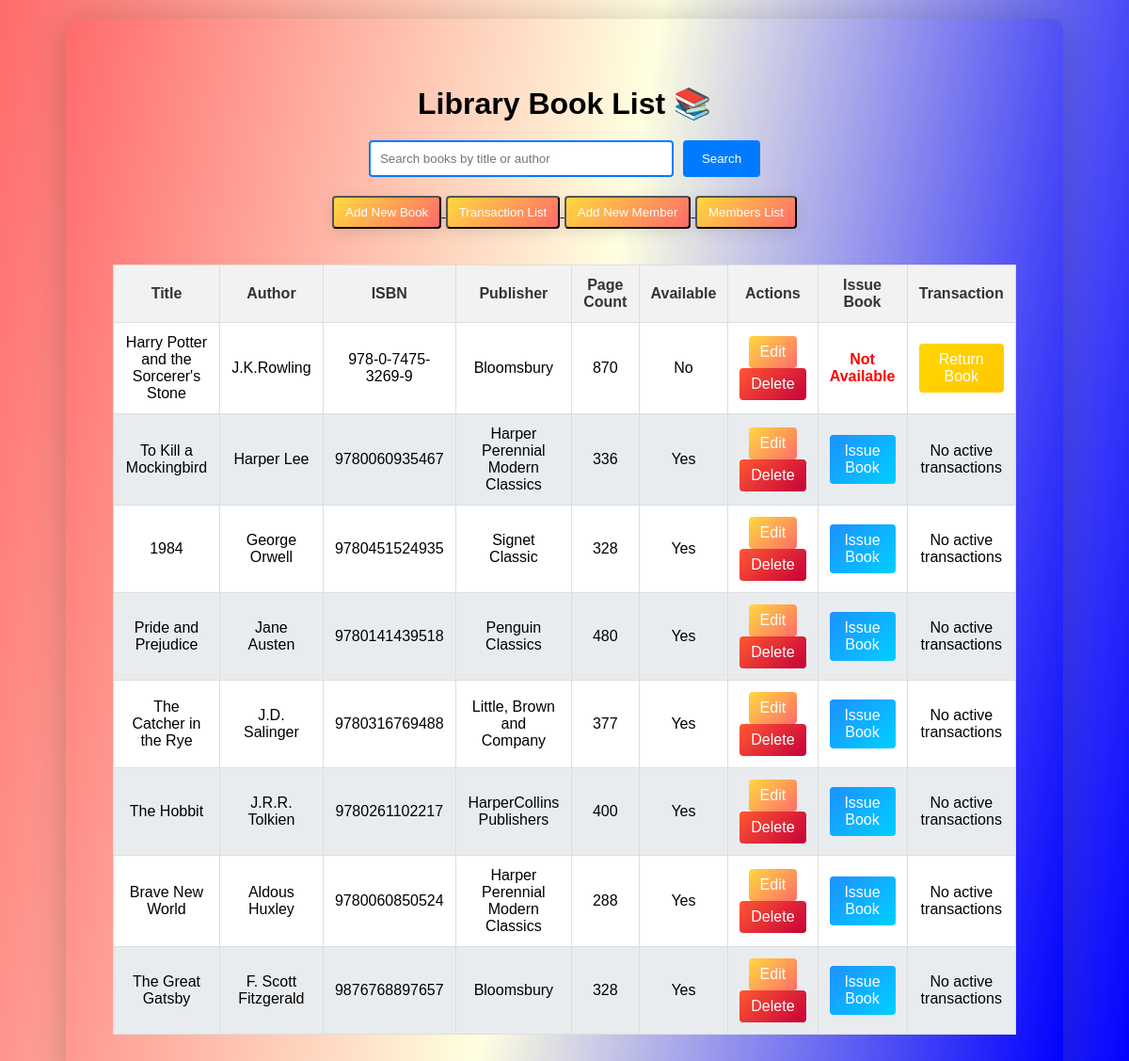
The page /library_app/ on the database as committed earlier.
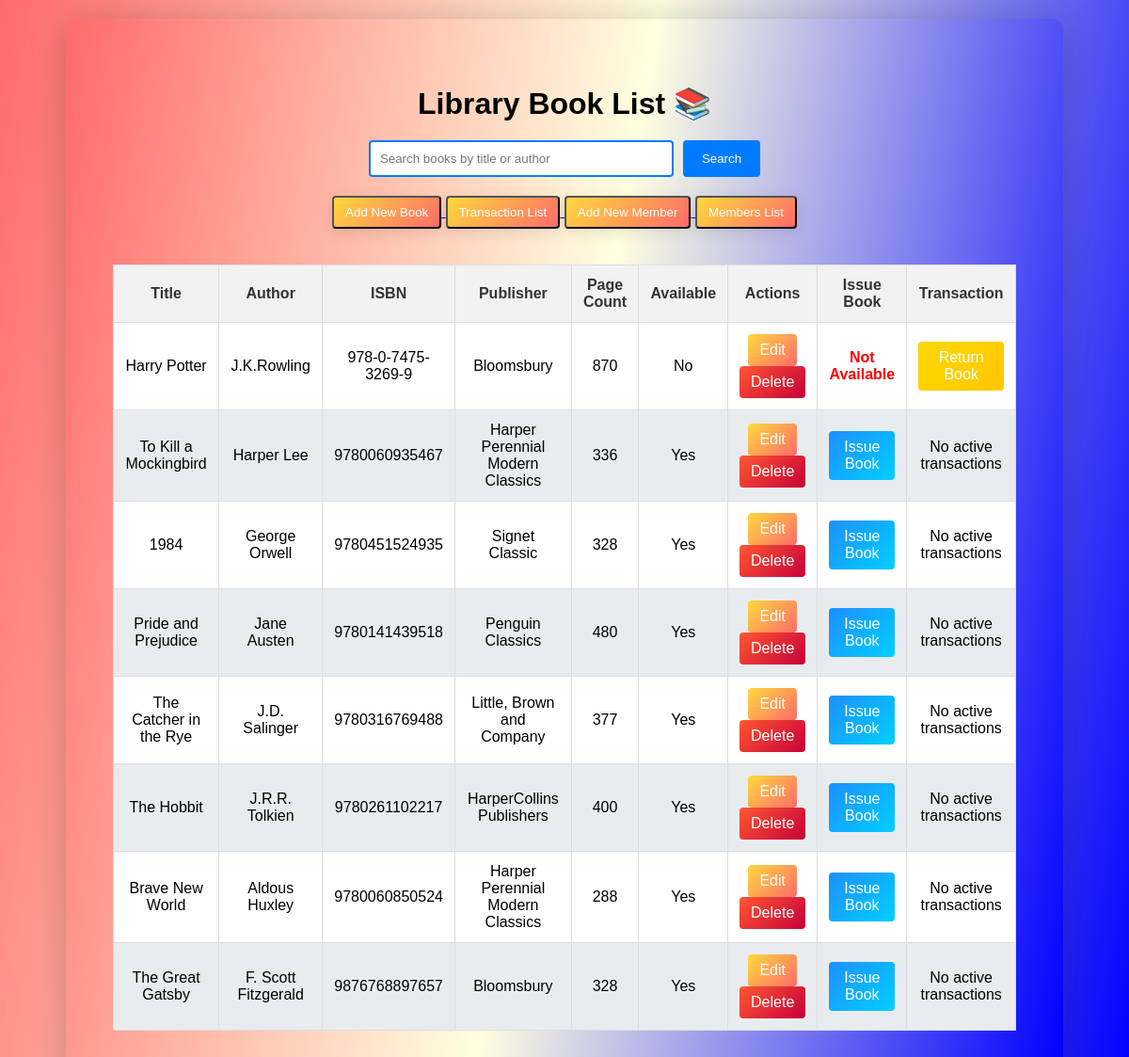
The same page on the database as committed later.
### library_app/models.py (models this page shows, shortened)
class Book(models.Model):
    title = models.CharField(max_length=200)
    authors = models.CharField(max_length=200)
    isbn = models.CharField(max_length=20, unique=True)
    publisher = models.CharField(max_length=100)
    page_count = models.IntegerField()
    available = models.BooleanField(default=True)

### library_app/views.py (the view)
# urls.py: path('', book_list.as_view(), name='book_list'),
class book_list(View):
    def get(self,request):
        books = Book.objects.all()
        members = Member.objects.all()
        transactions = Transaction.objects.all()
        return render(request, 'book_list.html', {'books': books, 'member': members,'transactions': transactions})

### library_app/templates/book_list.html (shortened to what this page needs)
<!DOCTYPE html>
<html lang="en">
<head>
</head>
<body>
    <div class="container">
        <h1>Library Book List 📚</h1>
        <form method="GET" action="{% url 'search_books' %}" class="search-form">
            <input type="text" name="q" placeholder="Search books by title or author" value="{{ request.GET.q }}">
            <button type="submit">Search</button>
        </form>
        <center>
            <a href="{% url 'create_book' %}">
                <button class="btn btn-premium">Add New Book</button>
            </a>
            <a href="{% url 'transaction_list' %}">
                <button class="btn btn-premium">Transaction List</button>
            </a>
            <a href="{% url 'create_member' %}">
                <button class="btn btn-premium">Add New Member</button>
            </a>
            <a href="{% url 'member_list' %}">
                <button class="btn btn-premium">Members List</button>
            </a>
        </center>
        <br>
        <table class="book-table">
            <thead>
                <tr>
                    <th>Title</th>
                    <th>Author</th>
                    <th>ISBN</th>
                    <th>Publisher</th>
                    <th>Page Count</th>
                    <th>Available</th>
                    <th>Actions</th>
                    <th>Issue Book</th>
                    <th>Transaction</th>
                </tr>
            </thead>
            <tbody>
                {% for book in books %}
                <tr>
                    <td>{{ book.title }}</td>
                    <td>{{ book.authors }}</td>
                    <td>{{ book.isbn }}</td>
                    <td>{{ book.publisher }}</td>
                    <td>{{ book.page_count }}</td>
                    <td>{% if book.available %}Yes{% else %}No{% endif %}</td>
                    <td>
                        <a href="{% url 'update_book' book.id %}" class="btn">Edit</a><br>
                        <a href="{% url 'delete_book' book.id %}" class="btn btn-delete" onclick="return confirm('Are you sure?')">Delete</a><br>
                    </td>
                    <td>
                        {% if book.available %}
                            <a href="{% url 'issue_book' book.id %}" class="btn btn-issue">Issue Book</a>
                        {% else %}
                            <span class="unavailable">Not Available</span>
                        {% endif %}
                    </td>
                    <td>
                        {% if book.transaction_set.exists and book.available == 0 %}
                            <a href="{% url 'return_book' book.transaction_set.first.id %}" class="btn btn-return">Return Book</a>
                        {% else %}
                            <span>No active transactions</span>
                        {% endif %}
                    </td>
                </tr>
                {% empty %}
                <tr>
                    <td colspan="7">No books found.</td>
                </tr>
                {% endfor %}
            </tbody>
        </table>
    </div>
</body>
</html>

### library_app/templates/book_list.html (style rules this page uses)
body { font-family: 'Arial', sans-serif; background: linear-gradient(100deg, #FF6B6B, lightyellow, blue); margin: 0; padding: 0; transition: background 0.3s; }
.container { max-width: 960px; margin: 20px auto; padding: 50px; background: linear-gradient(100deg, #FF6B6B, lightyellow, blue); box-shadow: 0 4px 40px rgba(0, 0, 0, 0.2); border-radius: 12px; transition: transform 0.3s, box-shadow 0.3s; }
.btn-premium { background: linear-gradient(135deg, #FF6B6B, #FFD93D); color: #fff; box-shadow: 0 4px 15px rgba(0, 0, 0, 0.1); position: relative; overflow: hidden; transition: background 0.3s, transform 0.3s, box-shadow 0.3s; }
h1 { text-align: center; color: black; margin-bottom: 20px; animation: fadeIn 0.5s ease-out; }
.search-form { display: flex; justify-content: center; margin-bottom: 20px; }
.search-form input[type="text"] { padding: 10px; width: 300px; border: 2px solid #007bff; border-radius: 4px; margin-right: 10px; transition: border-color 0.3s, box-shadow 0.3s; }
.search-form button { padding: 10px 20px; background-color: #007bff; color: white; border: none; border-radius: 4px; cursor: pointer; transition: background-color 0.3s, transform 0.3s; }
.book-table { width: 100%; border-collapse: collapse; margin-top: 20px; background-color: #fff; animation: fadeIn 0.5s ease-out; }
.book-table th, .book-table td { border: 1px solid #ddd; padding: 12px; text-align: center; transition: background-color 0.3s, transform 0.3s; }
.book-table th { background-color: #f2f2f2; color: #333; }
.book-table tr:nth-child(even) { background-color: #e9ecef; }
.btn { text-decoration: none; padding: 8px 12px; background: linear-gradient(135deg, #FFD93D, #FF6B6B); color: white; border-radius: 4px; display: inline-block; transition: background-color 0.3s, transform 0.3s, box-shadow 0.3s; }
.btn-delete { background: linear-gradient(135deg, #FF5733, #C70039); }
.btn-issue { background: linear-gradient(135deg, #1E90FF, #00CFFF); }
.btn-return { background: linear-gradient(135deg, #FFD700, #FFC700); }
.unavailable { color: #ff0000; font-weight: bold; }

Rows that differ between the two databases and show on the page:
changed Book "J.K.Rowling": title "Harry Potter and the Sorcerer's Stone" → "Harry Potter"
